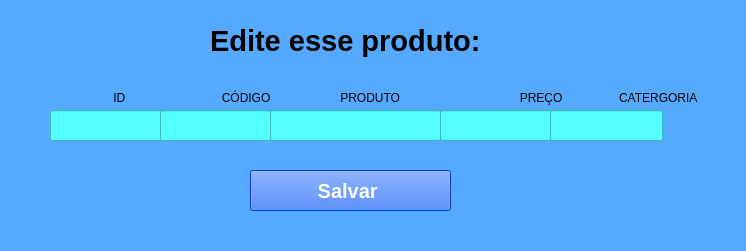
<?xml version="1.0" encoding="UTF-8"?>
<ui version="4.0">
 <class>MainWindow</class>
 <widget class="QMainWindow" name="MainWindow">
  <property name="geometry">
   <rect>
    <x>0</x>
    <y>0</y>
    <width>746</width>
    <height>251</height>
   </rect>
  </property>
  <property name="windowTitle">
   <string>MainWindow</string>
  </property>
  <property name="styleSheet">
   <string notr="true">background-color: rgb(85, 170, 255);</string>
  </property>
  <widget class="QWidget" name="centralwidget">
   <widget class="QLabel" name="label">
    <property name="geometry">
     <rect>
      <x>210</x>
      <y>20</y>
      <width>291</width>
      <height>41</height>
     </rect>
    </property>
    <property name="font">
     <font>
      <pointsize>22</pointsize>
      <bold>true</bold>
     </font>
    </property>
    <property name="text">
     <string>Edite esse produto:</string>
    </property>
   </widget>
   <widget class="QLabel" name="label_2">
    <property name="geometry">
     <rect>
      <x>70</x>
      <y>90</y>
      <width>701</width>
      <height>16</height>
     </rect>
    </property>
    <property name="text">
     <string>             ID                             CÓDIGO                     PRODUTO                                    PREÇO                 CATERGORIA </string>
    </property>
   </widget>
   <widget class="QLineEdit" name="lineEdit">
    <property name="geometry">
     <rect>
      <x>50</x>
      <y>110</y>
      <width>113</width>
      <height>31</height>
     </rect>
    </property>
    <property name="styleSheet">
     <string notr="true">background-color: rgb(85, 255, 255);</string>
    </property>
   </widget>
   <widget class="QLineEdit" name="lineEdit_2">
    <property name="geometry">
     <rect>
      <x>160</x>
      <y>110</y>
      <width>113</width>
      <height>31</height>
     </rect>
    </property>
    <property name="styleSheet">
     <string notr="true">background-color: rgb(85, 255, 255);</string>
    </property>
   </widget>
   <widget class="QLineEdit" name="lineEdit_3">
    <property name="geometry">
     <rect>
      <x>270</x>
      <y>110</y>
      <width>171</width>
      <height>31</height>
     </rect>
    </property>
    <property name="styleSheet">
     <string notr="true">background-color: rgb(85, 255, 255);</string>
    </property>
   </widget>
   <widget class="QLineEdit" name="lineEdit_4">
    <property name="geometry">
     <rect>
      <x>440</x>
      <y>110</y>
      <width>113</width>
      <height>31</height>
     </rect>
    </property>
    <property name="styleSheet">
     <string notr="true">background-color: rgb(85, 255, 255);</string>
    </property>
   </widget>
   <widget class="QLineEdit" name="lineEdit_5">
    <property name="geometry">
     <rect>
      <x>550</x>
      <y>110</y>
      <width>113</width>
      <height>31</height>
     </rect>
    </property>
    <property name="styleSheet">
     <string notr="true">background-color: rgb(85, 255, 255);</string>
    </property>
   </widget>
   <widget class="QPushButton" name="pushButton_1">
    <property name="geometry">
     <rect>
      <x>250</x>
      <y>170</y>
      <width>201</width>
      <height>41</height>
     </rect>
    </property>
    <property name="font">
     <font>
      <pointsize>15</pointsize>
      <bold>true</bold>
     </font>
    </property>
    <property name="styleSheet">
     <string notr="true">background-color: rgb(236, 255, 172);
background-color: rgb(67, 95, 255);
color: rgb(255, 255, 255);
background-color: rgb(0, 85, 255);</string>
    </property>
    <property name="text">
     <string>Salvar </string>
    </property>
   </widget>
  </widget>
  <widget class="QMenuBar" name="menubar">
   <property name="geometry">
    <rect>
     <x>0</x>
     <y>0</y>
     <width>746</width>
     <height>22</height>
    </rect>
   </property>
  </widget>
  <widget class="QStatusBar" name="statusbar"/>
 </widget>
 <resources/>
 <connections/>
</ui>
